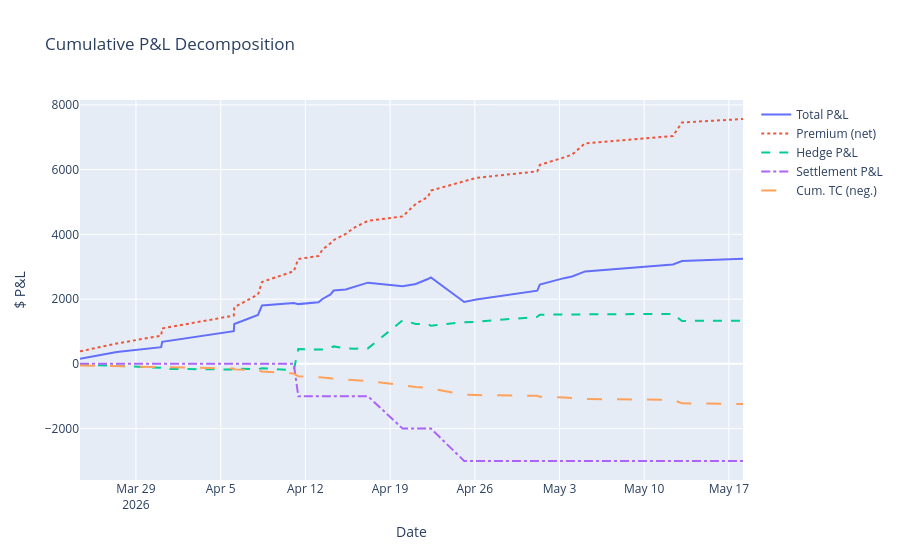
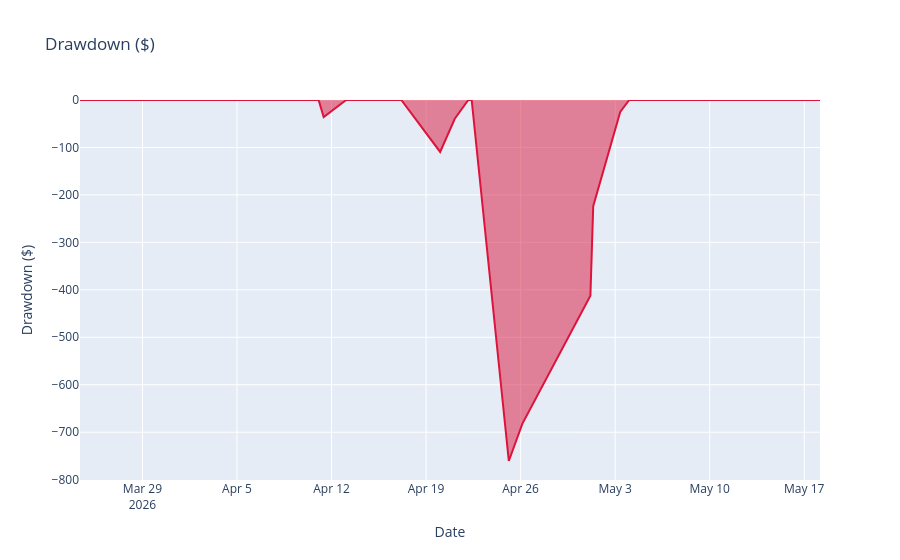
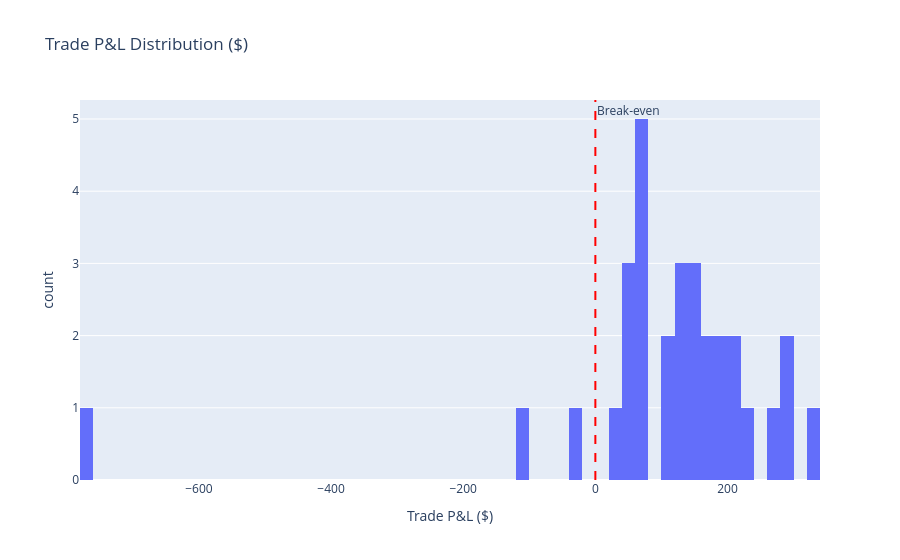
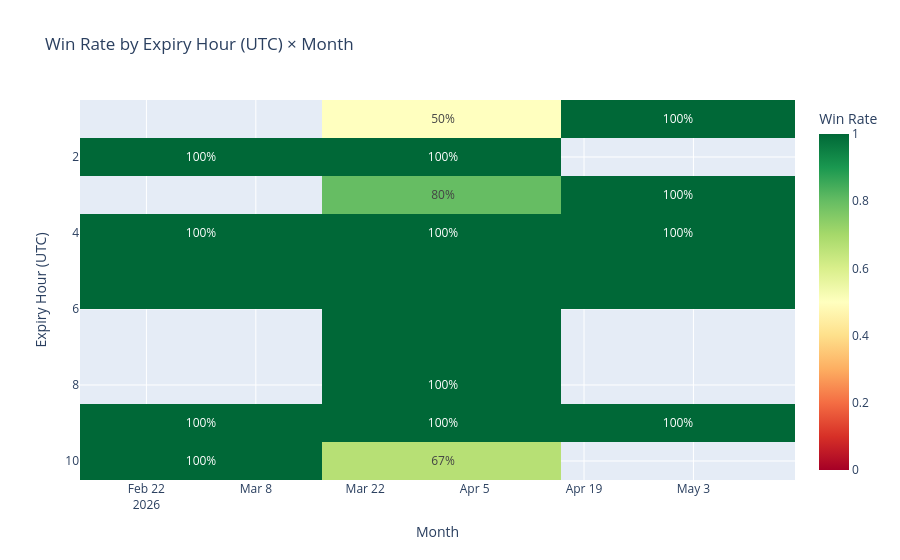

The code cell stored with these charts, in order, in its notebook:
### Markdown cell above
## Visualisations (Asia Session)

### Code cell
trades_pd = trades.to_pandas()
trades_pd["expiry_ts"] = pd.to_datetime(trades_pd["expiry_ts"], utc=True)
trades_pd = trades_pd.sort_values("expiry_ts").reset_index(drop=True)

# Cumulative P&L decomposition
trades_pd["cum_total"]      = trades_pd["pnl"].cumsum()
trades_pd["cum_premium"]    = (trades_pd["premium_received"] - trades_pd["contract_tc"]).cumsum()
trades_pd["cum_hedge"]      = trades_pd["hedge_pnl"].cumsum()
trades_pd["cum_settlement"] = trades_pd["settlement_pnl"].cumsum()
trades_pd["cum_tc"]         = (-trades_pd["total_tc"]).cumsum()

fig_cum = go.Figure()
for col, name, dash in [
    ("cum_total",      "Total P&L",      "solid"),
    ("cum_premium",    "Premium (net)",  "dot"),
    ("cum_hedge",      "Hedge P&L",      "dash"),
    ("cum_settlement", "Settlement P&L", "dashdot"),
    ("cum_tc",         "Cum. TC (neg.)", "longdash"),
]:
    fig_cum.add_trace(go.Scatter(
        x=trades_pd["expiry_ts"], y=trades_pd[col],
        name=name, line=dict(dash=dash, width=2),
    ))
fig_cum.update_layout(
    title="Cumulative P&L Decomposition",
    xaxis_title="Date", yaxis_title="$ P&L",
    hovermode="x unified",
)
fig_cum.show()

# Drawdown
cum_arr     = trades_pd["cum_total"].values
running_max = np.maximum.accumulate(cum_arr)
drawdown    = cum_arr - running_max
fig_dd = px.area(
    x=trades_pd["expiry_ts"], y=drawdown,
    title="Drawdown ($)", labels={"x": "Date", "y": "Drawdown ($)"},
    color_discrete_sequence=["crimson"],
)
fig_dd.show()

# Trade P&L histogram
fig_hist = px.histogram(
    trades_pd, x="pnl", nbins=60,
    title="Trade P&L Distribution ($)",
    labels={"pnl": "Trade P&L ($)"},
)
fig_hist.add_vline(x=0, line_dash="dash", line_color="red", annotation_text="Break-even")
fig_hist.show()

# Win rate heatmap: expiry hour × month
trades_pd["month"] = trades_pd["expiry_ts"].dt.strftime("%Y-%m")
pivot = (
    trades_pd
    .groupby(["expiry_hour_utc", "month"])["pnl"]
    .apply(lambda x: (x > 0).mean())
    .unstack(fill_value=np.nan)
)
fig_heat = px.imshow(
    pivot,
    title="Win Rate by Expiry Hour (UTC) × Month",
    labels=dict(x="Month", y="Expiry Hour (UTC)", color="Win Rate"),
    color_continuous_scale="RdYlGn", zmin=0, zmax=1,
    text_auto=".0%",
)
fig_heat.show()

### Figure 1 — Plotly figure (JSON) as saved in the notebook; plotly's stock layout.template omitted (floating-point values rounded to 4 significant figures)
{"data": [{"line": {"dash": "solid", "width": 2}, "name": "Total P&L", "x": ["2026-03-24T09:00:00.000000", "2026-03-27T10:00:00.000000", "2026-03-31T02:00:00.000000", "2026-03-31T04:00:00.000000", "2026-04-06T02:00:00.000000", "2026-04-06T03:00:00.000000", "2026-04-08T02:00:00.000000", "2026-04-08T10:00:00.000000", "2026-04-11T01:00:00.000000", "2026-04-11T10:00:00.000000", "2026-04-13T02:00:00.000000", "2026-04-13T10:00:00.000000", "2026-04-14T02:00:00.000000", "2026-04-14T08:00:00.000000", "2026-04-15T08:00:00.000000", "2026-04-16T02:00:00.000000", "2026-04-17T04:00:00.000000", "2026-04-20T01:00:00.000000", "2026-04-21T03:00:00.000000", "2026-04-22T03:00:00.000000", "2026-04-22T09:00:00.000000", "2026-04-25T03:00:00.000000", "2026-04-26T03:00:00.000000", "2026-05-01T04:00:00.000000", "2026-05-01T09:00:00.000000", "2026-05-03T09:00:00.000000", "2026-05-04T01:00:00.000000", "2026-05-05T03:00:00.000000", "2026-05-12T09:00:00.000000", "2026-05-13T03:00:00.000000", "2026-05-18T04:00:00.000000"], "y": [160.7, 363.8, 514.9, 679.2, 1008.0, 1229.0, 1510.0, 1806.0, 1881.0, 1846.0, 1902.0, 2005.0, 2145.0, 2266.0, 2298.0, 2377.0, 2509.0, 2399.0, 2469.0, 2621.0, 2673.0, 1912.0, 1990.0, 2260.0, 2449.0, 2648.0, 2698.0, 2855.0, 3071.0, 3178.0, 3248.0], "type": "scatter"}, {"line": {"dash": "dot", "width": 2}, "name": "Premium (net)", "x": ["2026-03-24T09:00:00.000000", "2026-03-27T10:00:00.000000", "2026-03-31T02:00:00.000000", "2026-03-31T04:00:00.000000", "2026-04-06T02:00:00.000000", "2026-04-06T03:00:00.000000", "2026-04-08T02:00:00.000000", "2026-04-08T10:00:00.000000", "2026-04-11T01:00:00.000000", "2026-04-11T10:00:00.000000", "2026-04-13T02:00:00.000000", "2026-04-13T10:00:00.000000", "2026-04-14T02:00:00.000000", "2026-04-14T08:00:00.000000", "2026-04-15T08:00:00.000000", "2026-04-16T02:00:00.000000", "2026-04-17T04:00:00.000000", "2026-04-20T01:00:00.000000", "2026-04-21T03:00:00.000000", "2026-04-22T03:00:00.000000", "2026-04-22T09:00:00.000000", "2026-04-25T03:00:00.000000", "2026-04-26T03:00:00.000000", "2026-05-01T04:00:00.000000", "2026-05-01T09:00:00.000000", "2026-05-03T09:00:00.000000", "2026-05-04T01:00:00.000000", "2026-05-05T03:00:00.000000", "2026-05-12T09:00:00.000000", "2026-05-13T03:00:00.000000", "2026-05-18T04:00:00.000000"], "y": [386.6, 629.8, 872.0, 1095.0, 1490.0, 1749.0, 2141.0, 2531.0, 2861.0, 3240.0, 3331.0, 3530.0, 3728.0, 3820.0, 4018.0, 4216.0, 4417.0, 4556.0, 4943.0, 5155.0, 5353.0, 5654.0, 5745.0, 5945.0, 6146.0, 6377.0, 6466.0, 6814.0, 7038.0, 7455.0, 7563.0], "type": "scatter"}, {"line": {"dash": "dash", "width": 2}, "name": "Hedge P&L", "x": ["2026-03-24T09:00:00.000000", "2026-03-27T10:00:00.000000", "2026-03-31T02:00:00.000000", "2026-03-31T04:00:00.000000", "2026-04-06T02:00:00.000000", "2026-04-06T03:00:00.000000", "2026-04-08T02:00:00.000000", "2026-04-08T10:00:00.000000", "2026-04-11T01:00:00.000000", "2026-04-11T10:00:00.000000", "2026-04-13T02:00:00.000000", "2026-04-13T10:00:00.000000", "2026-04-14T02:00:00.000000", "2026-04-14T08:00:00.000000", "2026-04-15T08:00:00.000000", "2026-04-16T02:00:00.000000", "2026-04-17T04:00:00.000000", "2026-04-20T01:00:00.000000", "2026-04-21T03:00:00.000000", "2026-04-22T03:00:00.000000", "2026-04-22T09:00:00.000000", "2026-04-25T03:00:00.000000", "2026-04-26T03:00:00.000000", "2026-05-01T04:00:00.000000", "2026-05-01T09:00:00.000000", "2026-05-03T09:00:00.000000", "2026-05-04T01:00:00.000000", "2026-05-05T03:00:00.000000", "2026-05-12T09:00:00.000000", "2026-05-13T03:00:00.000000", "2026-05-18T04:00:00.000000"], "y": [-29.75, -59.02, -122.6, -155.3, -172.7, -147.2, -161.0, -135.3, -195.0, 455.2, 440.1, 447.4, 491.7, 539.3, 482.6, 470.8, 477.9, 1345.0, 1233.0, 1222.0, 1181.0, 1286.0, 1299.0, 1453.0, 1519.0, 1531.0, 1543.0, 1529.0, 1544.0, 1326.0, 1335.0], "type": "scatter"}, {"line": {"dash": "dashdot", "width": 2}, "name": "Settlement P&L", "x": ["2026-03-24T09:00:00.000000", "2026-03-27T10:00:00.000000", "2026-03-31T02:00:00.000000", "2026-03-31T04:00:00.000000", "2026-04-06T02:00:00.000000", "2026-04-06T03:00:00.000000", "2026-04-08T02:00:00.000000", "2026-04-08T10:00:00.000000", "2026-04-11T01:00:00.000000", "2026-04-11T10:00:00.000000", "2026-04-13T02:00:00.000000", "2026-04-13T10:00:00.000000", "2026-04-14T02:00:00.000000", "2026-04-14T08:00:00.000000", "2026-04-15T08:00:00.000000", "2026-04-16T02:00:00.000000", "2026-04-17T04:00:00.000000", "2026-04-20T01:00:00.000000", "2026-04-21T03:00:00.000000", "2026-04-22T03:00:00.000000", "2026-04-22T09:00:00.000000", "2026-04-25T03:00:00.000000", "2026-04-26T03:00:00.000000", "2026-05-01T04:00:00.000000", "2026-05-01T09:00:00.000000", "2026-05-03T09:00:00.000000", "2026-05-04T01:00:00.000000", "2026-05-05T03:00:00.000000", "2026-05-12T09:00:00.000000", "2026-05-13T03:00:00.000000", "2026-05-18T04:00:00.000000"], "y": [0.0, 0.0, 0.0, 0.0, 0.0, 0.0, 0.0, 0.0, 0.0, -1000.0, -1000.0, -1000.0, -1000.0, -1000.0, -1000.0, -1000.0, -1000.0, -2000.0, -2000.0, -2000.0, -2000.0, -3000.0, -3000.0, -3000.0, -3000.0, -3000.0, -3000.0, -3000.0, -3000.0, -3000.0, -3000.0], "type": "scatter"}, {"line": {"dash": "longdash", "width": 2}, "name": "Cum. TC (neg.)", "x": ["2026-03-24T09:00:00.000000", "2026-03-27T10:00:00.000000", "2026-03-31T02:00:00.000000", "2026-03-31T04:00:00.000000", "2026-04-06T02:00:00.000000", "2026-04-06T03:00:00.000000", "2026-04-08T02:00:00.000000", "2026-04-08T10:00:00.000000", "2026-04-11T01:00:00.000000", "2026-04-11T10:00:00.000000", "2026-04-13T02:00:00.000000", "2026-04-13T10:00:00.000000", "2026-04-14T02:00:00.000000", "2026-04-14T08:00:00.000000", "2026-04-15T08:00:00.000000", "2026-04-16T02:00:00.000000", "2026-04-17T04:00:00.000000", "2026-04-20T01:00:00.000000", "2026-04-21T03:00:00.000000", "2026-04-22T03:00:00.000000", "2026-04-22T09:00:00.000000", "2026-04-25T03:00:00.000000", "2026-04-26T03:00:00.000000", "2026-05-01T04:00:00.000000", "2026-05-01T09:00:00.000000", "2026-05-03T09:00:00.000000", "2026-05-04T01:00:00.000000", "2026-05-05T03:00:00.000000", "2026-05-12T09:00:00.000000", "2026-05-13T03:00:00.000000", "2026-05-18T04:00:00.000000"], "y": [-49.49, -69.15, -93.09, -116.1, -142.9, -170.0, -200.4, -232.3, -299.5, -385.5, -397.4, -422.9, -447.2, -459.8, -485.4, -509.6, -533.1, -660.0, -717.6, -739.3, -765.1, -950.8, -963.2, -987.3, -1013.0, -1035.0, -1050.0, -1086.0, -1109.0, -1220.0, -1239.0], "type": "scatter"}], "layout": {"title": {"text": "Cumulative P&L Decomposition"}, "xaxis": {"title": {"text": "Date"}}, "yaxis": {"title": {"text": "$ P&L"}}, "hovermode": "x unified"}}

### Figure 2 — Plotly figure (JSON) as saved in the notebook; plotly's stock layout.template omitted (floating-point values rounded to 4 significant figures)
{"data": [{"fillpattern": {"shape": ""}, "hovertemplate": "Date=%{x}<br>Drawdown ($)=%{y}<extra></extra>", "legendgroup": "", "line": {"color": "crimson"}, "marker": {"symbol": "circle"}, "mode": "lines", "name": "", "orientation": "v", "showlegend": false, "stackgroup": "1", "x": ["2026-03-24T09:00:00.000000", "2026-03-27T10:00:00.000000", "2026-03-31T02:00:00.000000", "2026-03-31T04:00:00.000000", "2026-04-06T02:00:00.000000", "2026-04-06T03:00:00.000000", "2026-04-08T02:00:00.000000", "2026-04-08T10:00:00.000000", "2026-04-11T01:00:00.000000", "2026-04-11T10:00:00.000000", "2026-04-13T02:00:00.000000", "2026-04-13T10:00:00.000000", "2026-04-14T02:00:00.000000", "2026-04-14T08:00:00.000000", "2026-04-15T08:00:00.000000", "2026-04-16T02:00:00.000000", "2026-04-17T04:00:00.000000", "2026-04-20T01:00:00.000000", "2026-04-21T03:00:00.000000", "2026-04-22T03:00:00.000000", "2026-04-22T09:00:00.000000", "2026-04-25T03:00:00.000000", "2026-04-26T03:00:00.000000", "2026-05-01T04:00:00.000000", "2026-05-01T09:00:00.000000", "2026-05-03T09:00:00.000000", "2026-05-04T01:00:00.000000", "2026-05-05T03:00:00.000000", "2026-05-12T09:00:00.000000", "2026-05-13T03:00:00.000000", "2026-05-18T04:00:00.000000"], "xaxis": "x", "y": [0.0, 0.0, 0.0, 0.0, 0.0, 0.0, 0.0, 0.0, 0.0, -35.85, 0.0, 0.0, 0.0, 0.0, 0.0, 0.0, 0.0, -109.4, -39.58, 0.0, 0.0, -760.7, -682.4, -412.5, -223.9, -25.12, 0.0, 0.0, 0.0, 0.0, 0.0], "yaxis": "y", "type": "scatter"}], "layout": {"xaxis": {"anchor": "y", "domain": [0.0, 1.0], "title": {"text": "Date"}}, "yaxis": {"anchor": "x", "domain": [0.0, 1.0], "title": {"text": "Drawdown ($)"}}, "legend": {"tracegroupgap": 0}, "title": {"text": "Drawdown ($)"}}}

### Figure 3 — Plotly figure (JSON) as saved in the notebook; plotly's stock layout.template omitted (floating-point values rounded to 4 significant figures)
{"data": [{"bingroup": "x", "hovertemplate": "Trade P&L ($)=%{x}<br>count=%{y}<extra></extra>", "legendgroup": "", "marker": {"color": "#636efa", "pattern": {"shape": ""}}, "name": "", "nbinsx": 60, "orientation": "v", "showlegend": false, "x": [160.7, 203.1, 151.1, 164.3, 329.3, 221.0, 280.8, 295.5, 75.73, -35.85, 56.21, 103.3, 139.5, 121.0, 32.86, 78.19, 132.1, -109.4, 69.85, 151.8, 51.85, -760.7, 78.23, 269.9, 188.6, 198.8, 50.22, 157.1, 215.6, 107.6, 69.6], "xaxis": "x", "yaxis": "y", "type": "histogram"}], "layout": {"xaxis": {"anchor": "y", "domain": [0.0, 1.0], "title": {"text": "Trade P&L ($)"}}, "yaxis": {"anchor": "x", "domain": [0.0, 1.0], "title": {"text": "count"}}, "legend": {"tracegroupgap": 0}, "title": {"text": "Trade P&L Distribution ($)"}, "barmode": "relative", "shapes": [{"line": {"color": "red", "dash": "dash"}, "type": "line", "x0": 0, "x1": 0, "xref": "x", "y0": 0, "y1": 1, "yref": "y domain"}], "annotations": [{"showarrow": false, "text": "Break-even", "x": 0, "xanchor": "left", "xref": "x", "y": 1, "yanchor": "top", "yref": "y domain"}]}}

### Figure 4 — Plotly figure (JSON) as saved in the notebook; plotly's stock layout.template omitted (floating-point values rounded to 4 significant figures)
{"data": [{"coloraxis": "coloraxis", "name": "0", "texttemplate": "%{z:.0%}", "x": ["2026-03", "2026-04", "2026-05"], "y": [1, 2, 3, 4, 8, 9, 10], "z": [[NaN, 0.5, 1.0], [1.0, 1.0, NaN], [NaN, 0.8, 1.0], [1.0, 1.0, 1.0], [NaN, 1.0, NaN], [1.0, 1.0, 1.0], [1.0, 0.6667, NaN]], "type": "heatmap", "xaxis": "x", "yaxis": "y", "hovertemplate": "Month: %{x}<br>Expiry Hour (UTC): %{y}<br>Win Rate: %{z}<extra></extra>"}], "layout": {"xaxis": {"anchor": "y", "domain": [0.0, 1.0], "scaleanchor": "y", "constrain": "domain", "title": {"text": "Month"}}, "yaxis": {"anchor": "x", "domain": [0.0, 1.0], "autorange": "reversed", "constrain": "domain", "title": {"text": "Expiry Hour (UTC)"}}, "coloraxis": {"colorbar": {"title": {"text": "Win Rate"}}, "colorscale": [[0.0, "rgb(165,0,38)"], [0.1, "rgb(215,48,39)"], [0.2, "rgb(244,109,67)"], [0.3, "rgb(253,174,97)"], [0.4, "rgb(254,224,139)"], [0.5, "rgb(255,255,191)"], [0.6, "rgb(217,239,139)"], [0.7, "rgb(166,217,106)"], [0.8, "rgb(102,189,99)"], [0.9, "rgb(26,152,80)"], [1.0, "rgb(0,104,55)"]], "cmin": 0, "cmax": 1}, "title": {"text": "Win Rate by Expiry Hour (UTC) × Month"}}}
